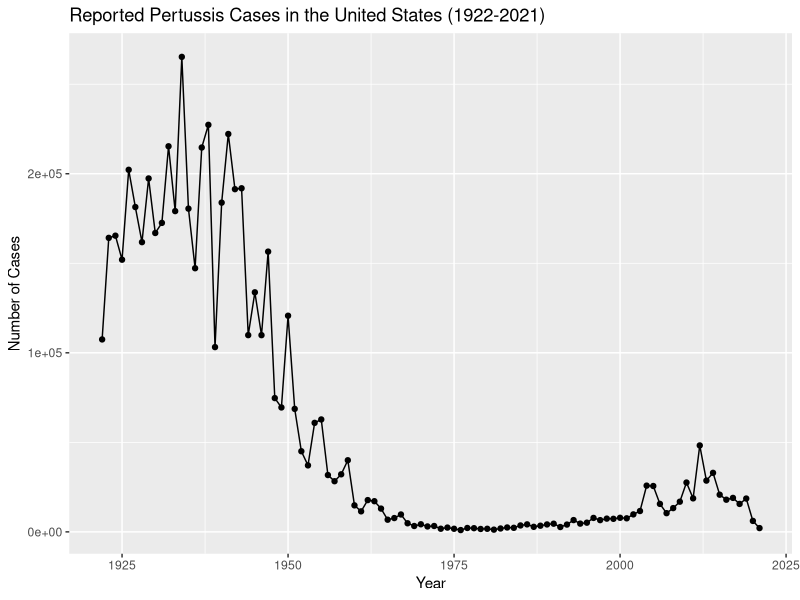
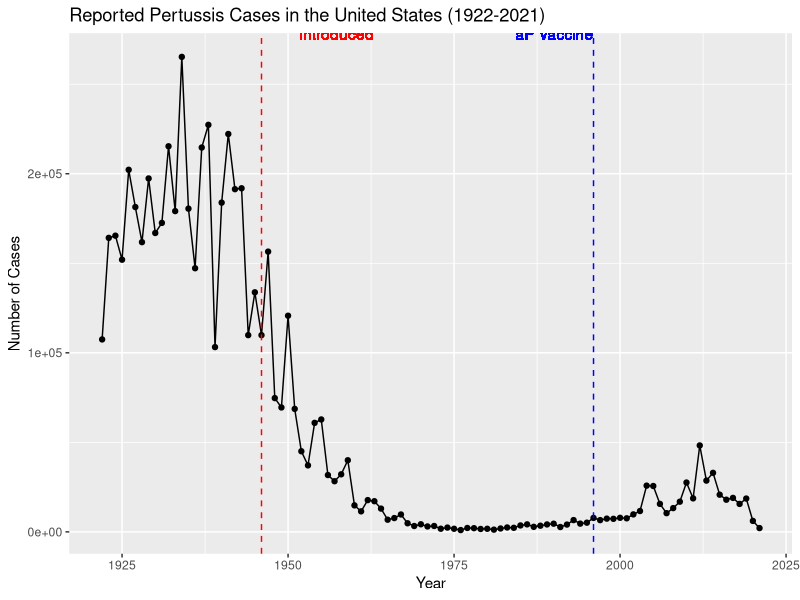

Here is the R script that generated these plots, in order: (Note: this script raises an error after producing the figures.)
## ---- chunk 1
options(repos = c(CRAN = "https://cran.r-project.org"))
install.packages("datapasta")

install.packages("ggplot2")
library(ggplot2)


cdc <- data.frame(
                          Year = c(1922L,
                                   1923L,1924L,1925L,1926L,1927L,1928L,
                                   1929L,1930L,1931L,1932L,1933L,1934L,1935L,
                                   1936L,1937L,1938L,1939L,1940L,1941L,
                                   1942L,1943L,1944L,1945L,1946L,1947L,1948L,
                                   1949L,1950L,1951L,1952L,1953L,1954L,
                                   1955L,1956L,1957L,1958L,1959L,1960L,
                                   1961L,1962L,1963L,1964L,1965L,1966L,1967L,
                                   1968L,1969L,1970L,1971L,1972L,1973L,
                                   1974L,1975L,1976L,1977L,1978L,1979L,1980L,
                                   1981L,1982L,1983L,1984L,1985L,1986L,
                                   1987L,1988L,1989L,1990L,1991L,1992L,1993L,
                                   1994L,1995L,1996L,1997L,1998L,1999L,
                                   2000L,2001L,2002L,2003L,2004L,2005L,
                                   2006L,2007L,2008L,2009L,2010L,2011L,2012L,
                                   2013L,2014L,2015L,2016L,2017L,2018L,
                                   2019L,2020L,2021L),
  No..Reported.Pertussis.Cases = c(107473,
                                   164191,165418,152003,202210,181411,
                                   161799,197371,166914,172559,215343,179135,
                                   265269,180518,147237,214652,227319,103188,
                                   183866,222202,191383,191890,109873,
                                   133792,109860,156517,74715,69479,120718,
                                   68687,45030,37129,60886,62786,31732,28295,
                                   32148,40005,14809,11468,17749,17135,
                                   13005,6799,7717,9718,4810,3285,4249,
                                   3036,3287,1759,2402,1738,1010,2177,2063,
                                   1623,1730,1248,1895,2463,2276,3589,
                                   4195,2823,3450,4157,4570,2719,4083,6586,
                                   4617,5137,7796,6564,7405,7298,7867,
                                   7580,9771,11647,25827,25616,15632,10454,
                                   13278,16858,27550,18719,48277,28639,
                                   32971,20762,17972,18975,15609,18617,6124,
                                   2116)
)
ggplot(cdc) +
  aes(x = Year, y = No..Reported.Pertussis.Cases) +
  geom_point() +
  geom_line() +
  labs(title = "Reported Pertussis Cases in the United States (1922-2021)",
       x = "Year",
       y = "Number of Cases")
## ---- chunk 2
ggplot(cdc) +
  aes(x = Year, y = No..Reported.Pertussis.Cases) +
  geom_point() +
  geom_line() +
  geom_vline(xintercept = 1946, linetype = "dashed", color = "red") +
  geom_text(aes(x = 1946, y = max(cdc$No..Reported.Pertussis.Cases), label = "wP Vaccine\nIntroduced"),
            vjust = -0.5, hjust = -0.5, color = "red") +
  geom_vline(xintercept = 1996, linetype = "dashed", color = "blue") +
  geom_text(aes(x = 1996, y = max(cdc$No..Reported.Pertussis.Cases), label = "Switch to\naP Vaccine"),
            vjust = -0.5, hjust = 1, color = "blue") +
  labs(title = "Reported Pertussis Cases in the United States (1922-2021)",
       x = "Year",
       y = "Number of Cases")
## ---- chunk 3
library(jsonlite)

subject <- read_json("https://www.cmi-pb.org/api/subject", simplifyVector = TRUE)

head(subject, 3)
## ---- chunk 4
infancy_vac_counts <- table(subject$infancy_vac)
print(infancy_vac_counts)
## ---- chunk 5
sex_counts <- table(subject$biological_sex)
print(sex_counts)
## ---- chunk 6
race_sex_counts <- table(subject$race, subject$biological_sex)
print(race_sex_counts)
## ---- chunk 7
library(lubridate)

today_date <- today()
cat("Today's Date:", today_date, "\n")

days_since_2000 <- today() - ymd("2000-01-01")
cat("Days Since New Year 2000:", days_since_2000, "\n")

years_since_2000 <- time_length(days_since_2000, "years")
cat("Days Since New Year 2000 in Years:", years_since_2000, "\n")
## ---- chunk 8
int <- ymd(subject$date_of_boost) - ymd(subject$year_of_birth)
age_at_boost <- time_length(int, "year")
head(age_at_boost)
## ---- chunk 9
install.packages("jsonlite")
library(jsonlite)

specimen <- read_json("https://www.cmi-pb.org/api/specimen", simplifyVector = TRUE)

titer <- read_json("https://www.cmi-pb.org/api/v4/plasma_ab_titer", simplifyVector = TRUE)

## ---- chunk 10
library(dplyr)
meta <- inner_join(specimen, subject)

dim(meta)

head(meta)

## ---- chunk 11
library(dplyr)
library(jsonlite)

titer <- read_json("https://www.cmi-pb.org/api/v4/plasma_ab_titer", simplifyVector = TRUE)
abdata <- inner_join(meta, titer, by = "specimen_id")

dim(abdata)

## ---- chunk 12
table(abdata$isotype)
## ---- chunk 13
dataset_counts <- table(abdata$dataset)
sort(dataset_counts, decreasing = TRUE)
## ---- chunk 14
igg <- abdata %>% filter(isotype == "IgG")
head(igg)
## ---- chunk 15
library(ggplot2)
ggplot(igg) +
  aes(x = MFI_normalised, y = antigen) +
  geom_boxplot() + 
  xlim(0, 75) +
  facet_wrap(vars(visit), nrow = 2)
## ---- chunk 16
ggplot(igg) +
  aes(MFI_normalised, antigen, col=infancy_vac ) +
  geom_boxplot(show.legend = FALSE) + 
  facet_wrap(vars(visit), nrow=2) +
  xlim(0,75) +
  theme_bw()
## ---- chunk 17
igg %>% filter(visit != 8) %>%
ggplot() +
  aes(MFI_normalised, antigen, col=infancy_vac ) +
  geom_boxplot(show.legend = FALSE) + 
  xlim(0,75) +
  facet_wrap(vars(infancy_vac, visit), nrow=2)
## ---- chunk 18
filter(igg, antigen == "OVA") %>%
  ggplot() +
  aes(x = MFI_normalised, col = infancy_vac) +
  geom_boxplot(show.legend = TRUE) +
  facet_wrap(vars(visit)) +
  theme_bw()
## ---- chunk 19
filter(igg, antigen == "PT") %>%
  ggplot() +
  aes(x = MFI_normalised, col = infancy_vac) +
  geom_boxplot(show.legend = TRUE) +
  facet_wrap(vars(visit)) +
  theme_bw()

## ---- chunk 20
abdata.21 <- abdata %>% filter(dataset == "2021_dataset")

abdata.21 %>% 
  filter(isotype == "IgG",  antigen == "PT") %>%
  ggplot() +
    aes(x=planned_day_relative_to_boost,
        y=MFI_normalised,
        col=infancy_vac,
        group=subject_id) +
    geom_point() +
    geom_line() +
    geom_vline(xintercept=0, linetype="dashed") +
    geom_vline(xintercept=14, linetype="dashed") +
  labs(title="2021 dataset IgG PT",
       subtitle = "Dashed lines indicate day 0 (pre-boost) and 14 (apparent peak levels)")
